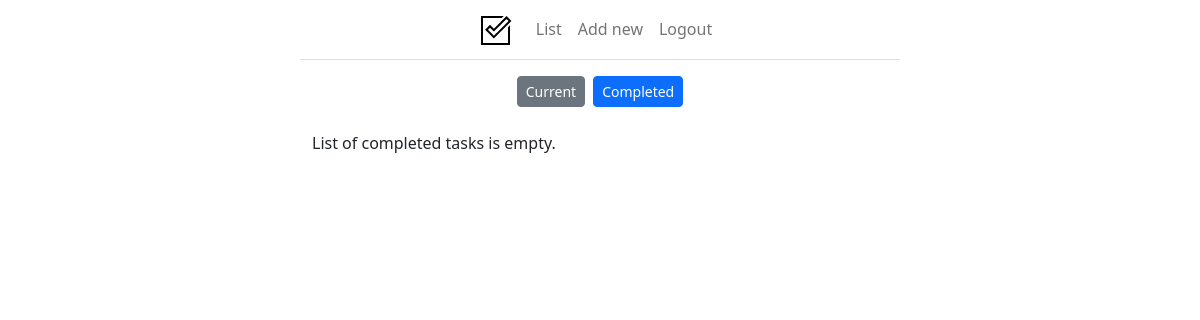
The app's page /completed/ (signed in), older data.
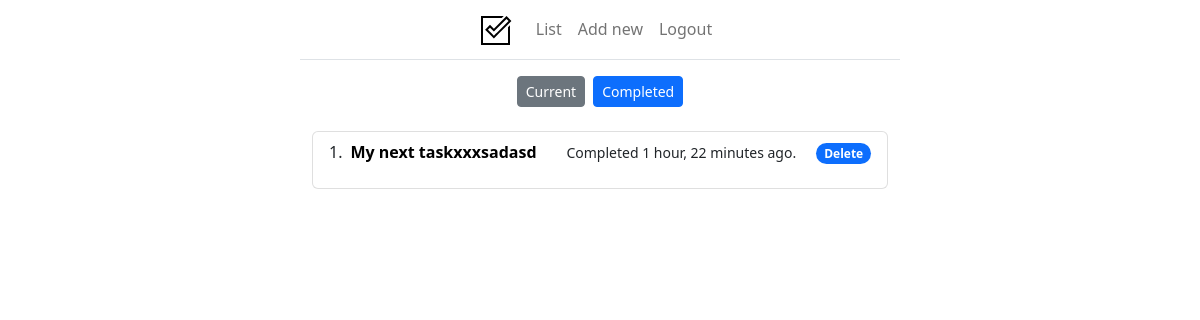
The same page, newer data.
### ToDo/models.py (models this page shows)
class ToDo(models.Model):
    user = models.ForeignKey(User, on_delete=models.CASCADE)
    description = models.TextField()
    modified = models.DateTimeField(auto_now=True)
    completed = models.BooleanField(default=False)
    def __str__(self):
        return self.description

### ToDo/views.py (the view)
# urls.py: path('completed/', ToDoListCompleted.as_view(), name='todo-list-completed'),
class ToDoListCompleted(LoginRequiredMixin, generic.ListView):
    template_name = 'ToDo/todo_list.html'
    model = ToDo
    def get_queryset(self):
        return ToDo.objects.filter(user=self.request.user, completed=True).order_by('-modified')
    def get_context_data(self, *args, **kwargs):
        context = super(ToDoListCompleted, self).get_context_data(*args, **kwargs)
        context['completed'] = True
        return context

### ToDo/templates/ToDo/todo_list.html
{% extends 'account/base.html' %}
{% block content %}
    <div class="d-flex justify-content-center">
        <a href="{% url 'todo-list' %}">
            <button type="button"
                    class="btn btn-{% if not completed %}primary{% else %}secondary{% endif %} btn-sm mt-3 mx-1">Current
            </button>
        </a>
        <a href="{% url 'todo-list-completed' %}">
            <button type="button"
                    class="btn btn-{% if not completed %}secondary{% else %}primary{% endif %} btn-sm mt-3 mx-1">
                Completed
            </button>
        </a>
    </div>
    <ol class="list-group list-group-numbered mt-4">
        {% for todo in object_list %}
            <li class="list-group-item d-flex justify-content-between align-items-start">
                <div class="ms-2 me-auto">
                    <a class="text-black text-decoration-none"
                       {% if not completed %}href="{% url 'todo-update' todo.pk %}"{% endif %}>
                        <div class="fw-bold">{{ todo|linebreaks }}</div>
                    </a>
                </div>
                <div class="">
                    {% if completed %}
                        <small class="mx-3">Completed {{ todo.modified|timesince }} ago.</small>
                    {% else %}
                        <small class="mx-3">Modified {{ todo.modified|timesince }} ago.</small>
                    {% endif %}
                    {% if completed %}
                        <a href="{% url 'todo-delete' todo.pk %}"><span
                                class="badge bg-primary rounded-pill">Delete</span></a>
                    {% else %}
                        <a href="{% url 'todo-complete' todo.pk %}"><span
                                class="badge bg-primary rounded-pill">&#10003;</span></a>
                    {% endif %}
                </div>
            </li>
        {% empty %}
            {% if completed %}
                List of completed tasks is empty.
            {% else %}
                Your tasks list is empty. Add something to do.
            {% endif %}
        {% endfor %}
    </ol>
{% endblock %}

### templates/account/base.html (shortened to what this page needs)
{% load static %}
<!doctype html>
<html lang="en">
<head>
    <link href="https://cdn.jsdelivr.net/npm/bootstrap@5.2.2/dist/css/bootstrap.min.css" rel="stylesheet"
>
</head>
<body>
{% include 'navbar.html' %}
<div class="container-fluid">
    <div class="row">
        <div class="col"></div>
        <div class="col-sm-8 col-md-6 border-top">
            {% block content %}
            {% endblock %}
        </div>
        <div class="col"></div>
    </div>
</div>
</body>
</html>

### templates/navbar.html (shortened to what this page needs)
{% load static %}
<div class="">
    <div class="d-flex justify-content-center">
        <nav class="navbar navbar-expand-sm">
            <div class="container-fluid">
                <a class="navbar-brand" href="{% url 'todo-list' %}">
                    <img src="{% static 'icons/todo.svg' %}" height="32px"/>
                </a>
                <div class="collapse navbar-collapse" id="navbarSupportedContent">
                    <ul class="navbar-nav me-auto">
                        <li class="nav-item">
                            <a class="nav-link" aria-current="page" href="{% url 'todo-list' %}">List</a>
                        </li>
                        <li class="nav-item">
                            <a class="nav-link" href="{% url 'todo-create' %}">Add new</a>
                        </li>
                        {% if request.user.is_authenticated %}
                            <li class="nav-item">
                                <a class="nav-link" href="{% url 'account_logout' %}">Logout</a>
                            </li>
                        {% else %}
                            <li class="nav-item">
                                <a class="nav-link" href="">Login</a>
                            </li>
                        {% endif %}
                    </ul>
                </div>
            </div>
        </nav>
    </div>
</div>

Row changes from the older to the newer data that the page shows:
now on this page (row edited): ToDo: description "My next taskxxxsadasd", modified "1 hour, 22 minutes"
Text that changed along with them:
text no longer shown: "List of completed tasks is empty."
